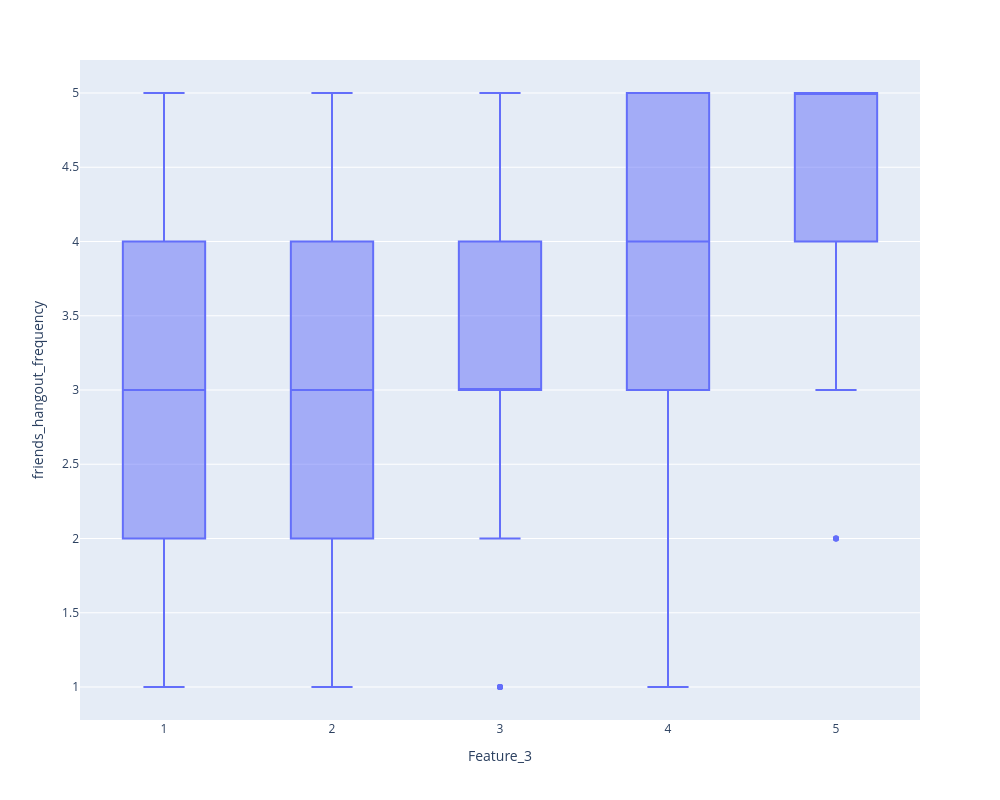

This figure's notebook cell:
### Code cell
px.box(df,x='Feature_3',y='friends_hangout_frequency').update_layout(width=1000, height=800).show()

### Figure 1 — Plotly figure (JSON) as saved in the notebook; plotly's stock layout.template omitted (floating-point values rounded to 4 significant figures; data arrays with more than 128 entries replaced by an {"elided": "..."} marker saying what was removed)
{"data": [{"alignmentgroup": "True", "hovertemplate": "Feature_3=%{x}<br>friends_hangout_frequency=%{y}<extra></extra>", "legendgroup": "", "marker": {"color": "#636efa"}, "name": "", "notched": false, "offsetgroup": "", "orientation": "v", "showlegend": false, "type": "box", "x": {"elided": "649 float values"}, "x0": " ", "xaxis": "x", "y": {"elided": "649 int values"}, "y0": " ", "yaxis": "y"}], "layout": {"boxmode": "group", "height": 800, "legend": {"tracegroupgap": 0}, "margin": {"t": 60}, "width": 1000, "xaxis": {"anchor": "y", "domain": [0, 1], "title": {"text": "Feature_3"}}, "yaxis": {"anchor": "x", "domain": [0, 1], "title": {"text": "friends_hangout_frequency"}}}}
